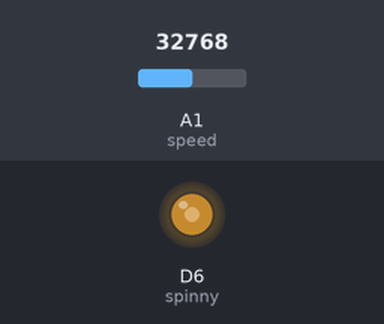
Bench run of a program on a simulated CircuitPython board. Shown: output pins drawn as LEDs (lit = HIGH). Inputs (shaded band) come from the test bench; at power-on: A1 (speed) = 32768 (analog values on the 0–65535 scale).

Above: at 1.2 s.
1.3 s: A1 (speed) set to 45874
At 1.9 s:
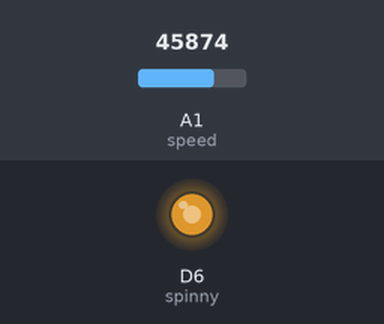
2.8 s: A1 (speed) set to 57670
At 3.1 s:
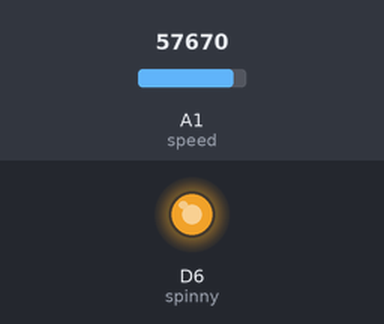
4.3 s: A1 (speed) set to 7864
At 5.4 s:
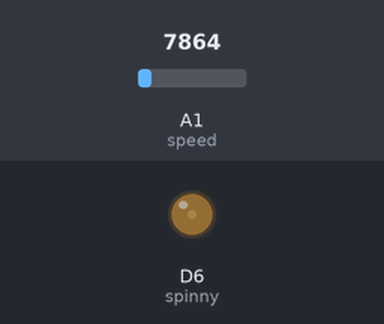
5.8 s: A1 (speed) set to 0
At 6.5 s:
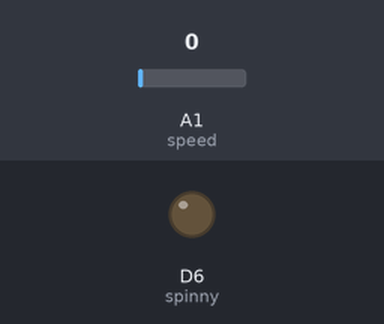
Timing chart, 0 to 8.3 s (numbered marks = the images above; inputs shaded):
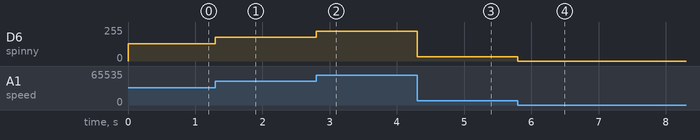

The program:

asdfgh.py
```python
import time
import board
import pwmio
from digitalio import DigitalInOut, Direction, Pull
from adafruit_motor import motor
import analogio
spinny = pwmio.PWMOut(board.D6, duty_cycle=65535,frequency = 5000 )# wire in pin 5
speed = analogio.AnalogIn(board.A1)
while True:
    sdfg = speed.value
    spinny.duty_cycle = sdfg
```

Measured:
- after the input at 1.3 s, D6 (spinny): 128/255 → 178/255 at once
- after the input at 2.8 s, D6 (spinny): 178/255 → 224/255 at once
- after the input at 4.3 s, D6 (spinny): 224/255 → 31/255 at once
- after the input at 5.8 s, D6 (spinny): 31/255 → 0/255 at once
